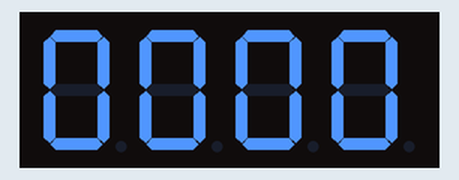
Simulated run of this sketch. Board: Arduino Uno, built with avr-gcc and run on an emulated ATmega328P. Shown: 4-digit seven-segment display. Wiring (inferred from the names in the program): 4-digit 7-segment display, segments lit when HIGH: segments pin 9, pin 2, pin 3, pin 5, pin 6, pin 8, pin 7, pin 4; digit selects pin 10, pin 11, pin 12, pin 13. The segment pins are drawn as the display they are named for.

Above: at 0.1 s.
At 5.01 s:
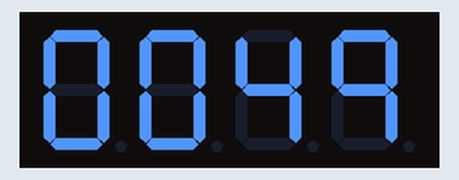
At 9.9 s:
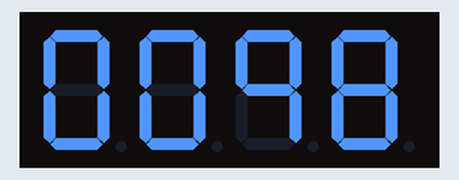
At 19.9 s:
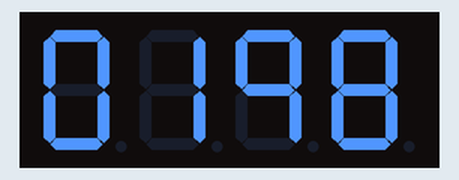
At 29.9 s:
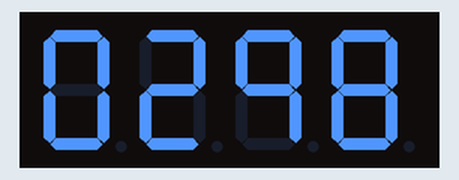
At 39.9 s:
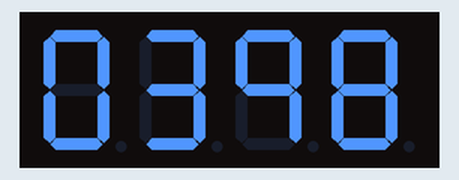

The sketch:

4-digit_7-segment_LED_display-multiplexing.ino
```cpp
const byte numeral[10][8] = {
    {1,1,1,1,1,1,0,0}, // 0
    {0,1,1,0,0,0,0,0}, // 1
    {1,1,0,1,1,0,1,0}, // 2
    {1,1,1,1,0,0,1,0}, // 3
    {0,1,1,0,0,1,1,0}, // 4
    {1,0,1,1,0,1,1,0}, // 5
    {0,0,1,1,1,1,1,0}, // 6
    {1,1,1,0,0,0,0,0}, // 7
    {1,1,1,1,1,1,1,0}, // 8
    {1,1,1,0,0,1,1,0} // 9
}; //A,B,C,D,E,F,G,dp
const int segmentPins[8] = {9, 2, 3, 5, 6, 8, 7, 4};//Arduino pins
                          //A, B, C, D, E, F, G, dp
                          //11,7, 4, 2, 1, 10,5, 3  //4-digit 7-segment LED display pins

const int digitPins[4] = {13, 12, 11, 10};//Arduino pins
                        //4,  3,  2,  1   //Digits
                        //6,  8,  9,  12  //4-digit 7-segment LED display pins

unsigned long count = 0;

void setup(){
  for(int i=0; i<8; i++){
    pinMode(segmentPins[i], OUTPUT);
  }
  for(int i=0; i<4; i++){
    pinMode(digitPins[i], OUTPUT);
  }
}

void loop(){
  if(millis()/100 > count){
    count++;
  }
  showNumber(count);
}

void showNumber(int num){
  for(int i=0; i<4; i++){
    showDigit(num %10,i);
    num = num / 10;
  }
}

void showDigit(int digit, int pos){
  if(digit>=0 && digit <=9){
    for(int segment=0; segment<8; segment++){
      digitalWrite(segmentPins[segment], numeral[digit][segment]);
    }
    digitalWrite(digitPins[pos], LOW);
    //delay(300);
    delayMicroseconds(300);
    digitalWrite(digitPins[pos], HIGH);
  }
}
```
